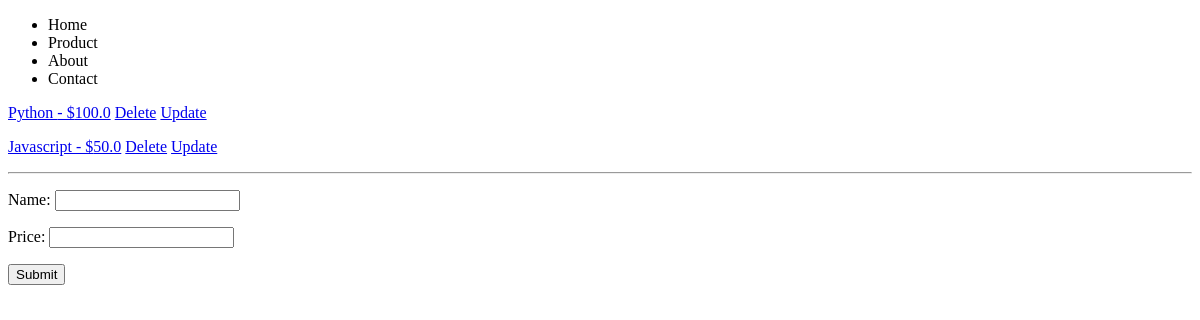
The app's page /, older data.
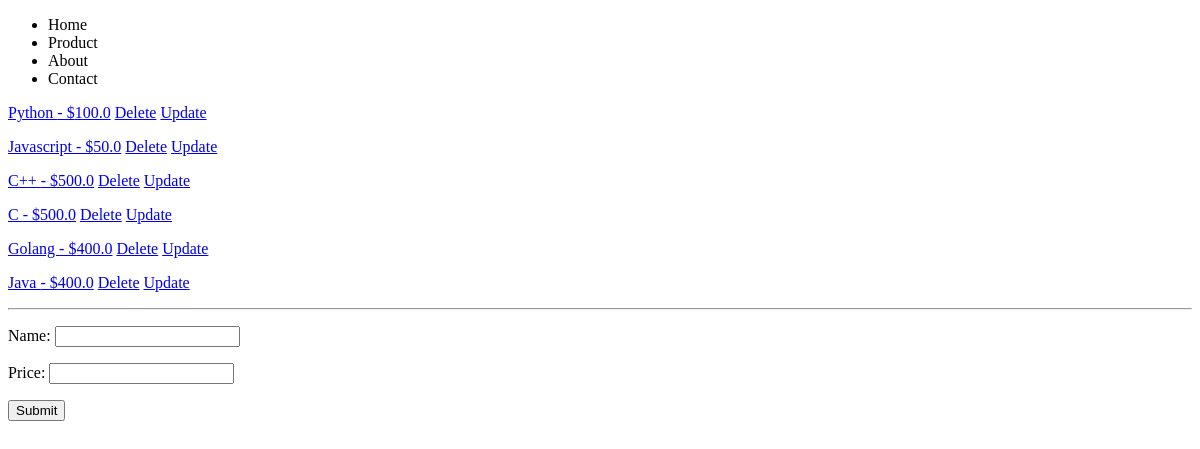
The same page, newer data.
### core/models.py (models this page shows, shortened)
class Course(models.Model):
    name = models.CharField(max_length=30)
    price = models.FloatField()

### core/views.py (the view)
# urls.py: 2. Add a URL to urlpatterns:  path('', views.home, name='home')
def home(request):
    queryset = Course.objects.all()
    get_course = Course.objects.filter(price__gte='400')
    course_model_form = CourseModelForm()
    if request.method == "POST":
        course_model_form = CourseModelForm(request.POST)
        if course_model_form.is_valid():
            course_model_form.save()
            return redirect('Home')
    else:
        course_model_form = CourseModelForm()
    context = {
        'one': 1,
        'two': 2,
        'three': 3,
        'four': 4,
        'queryset': queryset,
        'course_model_form': course_model_form,
        'get_course': get_course,
    }
    return render(request, 'core/index.html', context)

### core/forms.py
class CourseModelForm(forms.ModelForm):
    class Meta:
        model = Course
        fields = '__all__'

### templates/core/index.html (shortened to what this page needs)
{% extends 'core/base.html' %}
{% block content %}
<div>
    <div>
        {% for i in queryset %}
            <p>
                <a href="{% url 'Course-Details' i.id %}" >{{i.name}} - ${{i.price}}</a>
                <a href="{% url 'Confirm-Course-Delete' i.id %}" >Delete</a>
                <a href="{% url 'Course-Update' i.id %}" >Update</a>
            </p>
        {% endfor %}
    </div>
      <hr>
      <form method='post'>
        {{course_model_form.as_p}}
        <input type="submit" value="Submit">
      </form>
    </div>
{% endblock content %}

Row changes from the older to the newer data that the page shows:
added Course: name "C++", price "500.0"
added Course: name "C", price "500.0"
added Course: name "Golang", price "400.0"
added Course: name "Java", price "400.0"
